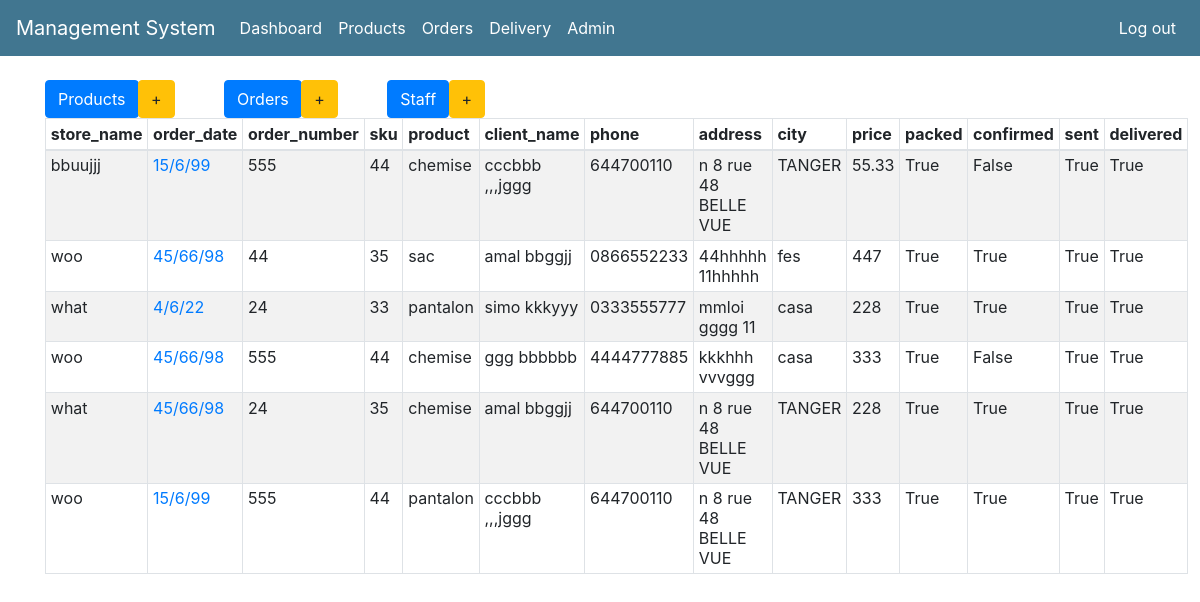
Screenshot of /order (signed in) with the database file from the repository.
### inv_man/models.py (models this page shows, shortened)
class Order(models.Model):
    store_name  =  models.CharField(max_length = 200, blank = False)
    order_date =  models.CharField(max_length = 200, blank = False)
    order_number =  models.CharField(max_length = 200, blank = False)
    sku =  models.CharField(max_length = 200, blank = False)
    product =  models.CharField(max_length = 200, blank = False)
    client_name =  models.CharField(max_length = 200, blank = False)
    phone =  models.CharField(max_length = 200, blank = False)
    address =  models.CharField(max_length = 200, blank = False)
    city =  models.CharField(max_length = 200, blank = False)
    price =  models.CharField(max_length = 200, blank = False)
    packed =  models.BooleanField(default = False)
    confirmed =  models.BooleanField(default = False)
    sent =  models.BooleanField(default = False)
    delivered =  models.BooleanField(default = False)

### inv_man/views.py (the view, shortened to what this page needs)
# urls.py: url(r'^order$', display_order, name="display_order"),
@login_required
def display_order(request):
    if request.user.is_admin or request.user.is_staff or request.user.is_confirm:
        display_order = Order.objects.all()
        context = {
            'display_order': display_order,
            'header': 'Order',
        }
        return render(request, 'display_order.html', context)

### inv_man/templates/display_order.html (shortened to what this page needs)
{% extends 'base.html' %}
{% load bootstrap4 %}
{% block body %}
  <div class="add_buttons">
    <div class="button-group">
      <a href="{% url 'inv_man:display_product' %}" class="btn btn-primary btn-md btn-trim" role="button"> Products</a>
      <a href="{% url 'inv_man:add_product' %}" class="btn btn-warning btn-md btn-pad" role="button"> +</a>
      <a href="{% url 'inv_man:display_order' %}" class="btn btn-primary btn-md btn-trim" role="button"> Orders </a>
      <a href="{% url 'inv_man:add_order' %}" class="btn btn-warning btn-md btn-pad" role="button"> + </a>
      <a href="#" class="btn btn-primary btn-md btn-trim" role="button"> Staff</a>
      <a href="#" class="btn btn-warning btn-md btn-pad" role="button"> +</a>
    </div>
  </div>
  <table class="table table-hover table-sm table-striped table-bordered">
    <thead>
      <tr>
        <th>store_name</th>
        <th>order_date</th>
        <th>order_number</th>
        <th>sku</th>
        <th>product</th>
        <th>client_name</th>
        <th>phone</th>
        <th>address</th>
        <th>city</th>
        <th>price</th>
        <th>packed</th>
        <th>confirmed</th>
        <th>sent</th>
        <th>delivered</th>
      </tr>
    </thead>
    <tbody>
      {% for order in display_order %}
      <tr>
        <td>{{ order.store_name }}
        <td><a href="{% url 'inv_man:edit_order' order.id  %}">{{ order.order_date }}</a></td>
        <td>{{ order.order_number }}</td>
        <td>{{ order.sku }}</td>
        <td>{{ order.product }}</td>
        <td>{{ order.client_name }}</td>
        <td>{{ order.phone }}</td>
        <td>{{ order.address }}</td>
        <td>{{ order.city }}</td>
        <td>{{ order.price }}</td>
        <td>{{ order.packed }}</td>
        <td>{{ order.confirmed }}</td>
        <td>{{ order.sent }}</td>
        <td>{{ order.delivered }}</td>
      </tr>
      {% endfor %}
    </tbody>
  </table>
{% endblock %}

### inv_man/static/css/style.css (style rules this page uses)
.btn-pad { margin-right: 45px; }
.btn-trim { margin-right: -5px }

### rows the page displays
Order: store_name "bbuujjj", order_date "15/6/99", order_number "555", sku "44", product "chemise", client_name "cccbbb ,,,jggg", phone "644700110", address "n 8 rue 48 BELLE VUE", city "TANGER", price "55.33", packed "True", confirmed "False", sent "True", delivered "True"
Order: store_name "woo", order_date "45/66/98", order_number "44", sku "35", product "sac", client_name "amal bbggjj", phone "0866552233", address "44hhhhh 11hhhhh", city "fes", price "447", packed "True", confirmed "True", sent "True", delivered "True"
Order: store_name "what", order_date "4/6/22", order_number "24", sku "33", product "pantalon", client_name "simo kkkyyy", phone "0333555777", address "mmloi gggg 11", city "casa", price "228", packed "True", confirmed "True", sent "True", delivered "True"
Order: store_name "woo", order_date "45/66/98", order_number "555", sku "44", product "chemise", client_name "ggg bbbbbb", phone "4444777885", address "kkkhhh vvvggg", city "casa", price "333", packed "True", confirmed "False", sent "True", delivered "True"
Order: store_name "what", order_date "45/66/98", order_number "24", sku "35", product "chemise", client_name "amal bbggjj", phone "644700110", address "n 8 rue 48 BELLE VUE", city "TANGER", price "228", packed "True", confirmed "True", sent "True", delivered "True"
Order: store_name "woo", order_date "15/6/99", order_number "555", sku "44", product "pantalon", client_name "cccbbb ,,,jggg", phone "644700110", address "n 8 rue 48 BELLE VUE", city "TANGER", price "333", packed "True", confirmed "True", sent "True", delivered "True"
